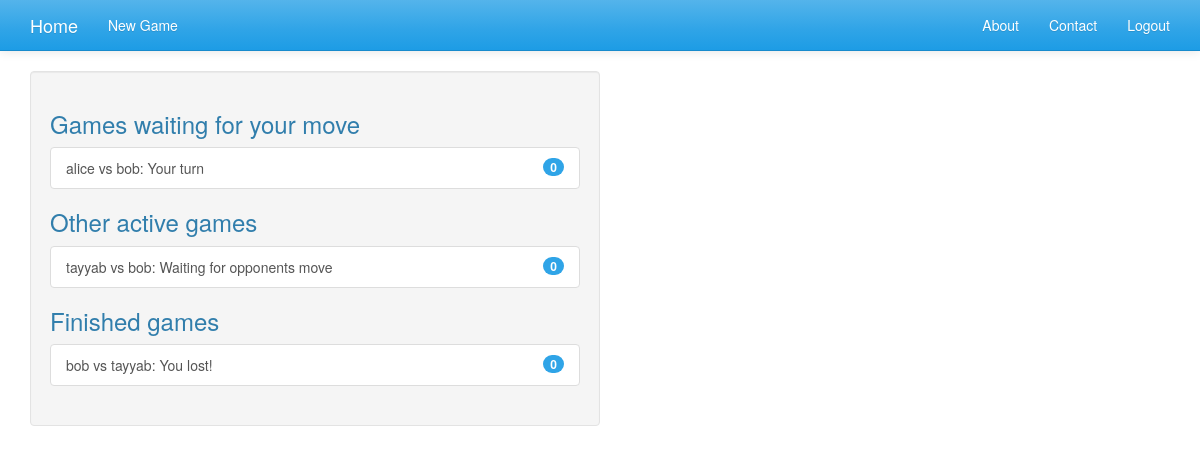
/user/home (signed in), run on the app's committed database.
### tictactoe/models.py (models this page shows)
class Game(models.Model):
    first_player = models.ForeignKey(User, related_name="games_first_player")
    second_player = models.ForeignKey(User, related_name="games_second_player")
    next_to_move = models.ForeignKey(User, related_name="games_to_move")
    start_time = models.DateTimeField(auto_now_add=True)
    last_active = models.DateTimeField(auto_now=True)
    status = models.CharField(max_length=1, default='A',
                              choices=GAME_STATUS_CHOICES)
    objects = GamesManager()
    def __str__(self):
        return "{0} vs {1}".format(self.first_player, self.second_player)

### user/views.py (the view)
@login_required
def home(request):
    my_games = Game.objects.get_queryset(request.user)
    active_games = my_games.filter(status="A")
    finished_games = my_games.exclude(status="A")
    waiting_games = active_games.filter(next_to_move=request.user)
    other_games = active_games.exclude(next_to_move=request.user)
    context = {'other_games': other_games,
                'waiting_games': waiting_games,
                'finished_games': finished_games}
    return render(request, "user/home.html", context)

### tictactoe/models.py (called while the page is built)
    def get_queryset(self, user):
        return super(GamesManager, self).get_queryset().filter(
            Q(first_player_id=user.id) | Q(second_player_id=user.id))

### user/templates/user/home.html (shortened to what this page needs)
{% extends "base.html" %}
{% block content %}
    <div class="well col-md-6">
        {% include "tictactoe/game_list_snippet.html" with header="Games waiting for your move" games_list=waiting_games %}
        {% include "tictactoe/game_list_snippet.html" with header="Other active games" games_list=other_games %}
        {% include "tictactoe/game_list_snippet.html" with header="Finished games" games_list=finished_games %}
    </div>
{% endblock content %}

### tictactoe/templates/tictactoe/game_list_snippet.html
<h3 class="panel-header">{{ header }}</h3>
<div class="list-group" >
    {% for game in games_list %}
        <a class="list-group-item" href="#">
            {{ game }}:
            {% if game.status == "A" %}
                {% if game.next_to_move == user %}
			Your turn
		{% else %}
			Waiting for opponents move
		{% endif %}
            {% elif game.status == "D" %}
                Draw
            {% elif game.status == "F" and user == game.first_player %}
                You won!
            {% elif game.status == "S" and user == game.second_player %}
                You won!
            {% else %}
                You lost!
            {% endif %}
            <span class="badge">{{ game.move_set.count }}</span></a>
	    {% empty %}
        	<span class="list-group-item">No games available.</span>
    {% endfor %}
</div>

### data on the page
Game: first_player+second_player "alice vs bob", status "Your turn", move_set.count "0"
Game: first_player+second_player "tayyab vs bob", status "Waiting for opponents move", move_set.count "0"
Game: first_player+second_player "bob vs tayyab", status "You lost!", move_set.count "0"

### other printed values
{{ header }} "Games waiting for your move Other active games Finished games"
